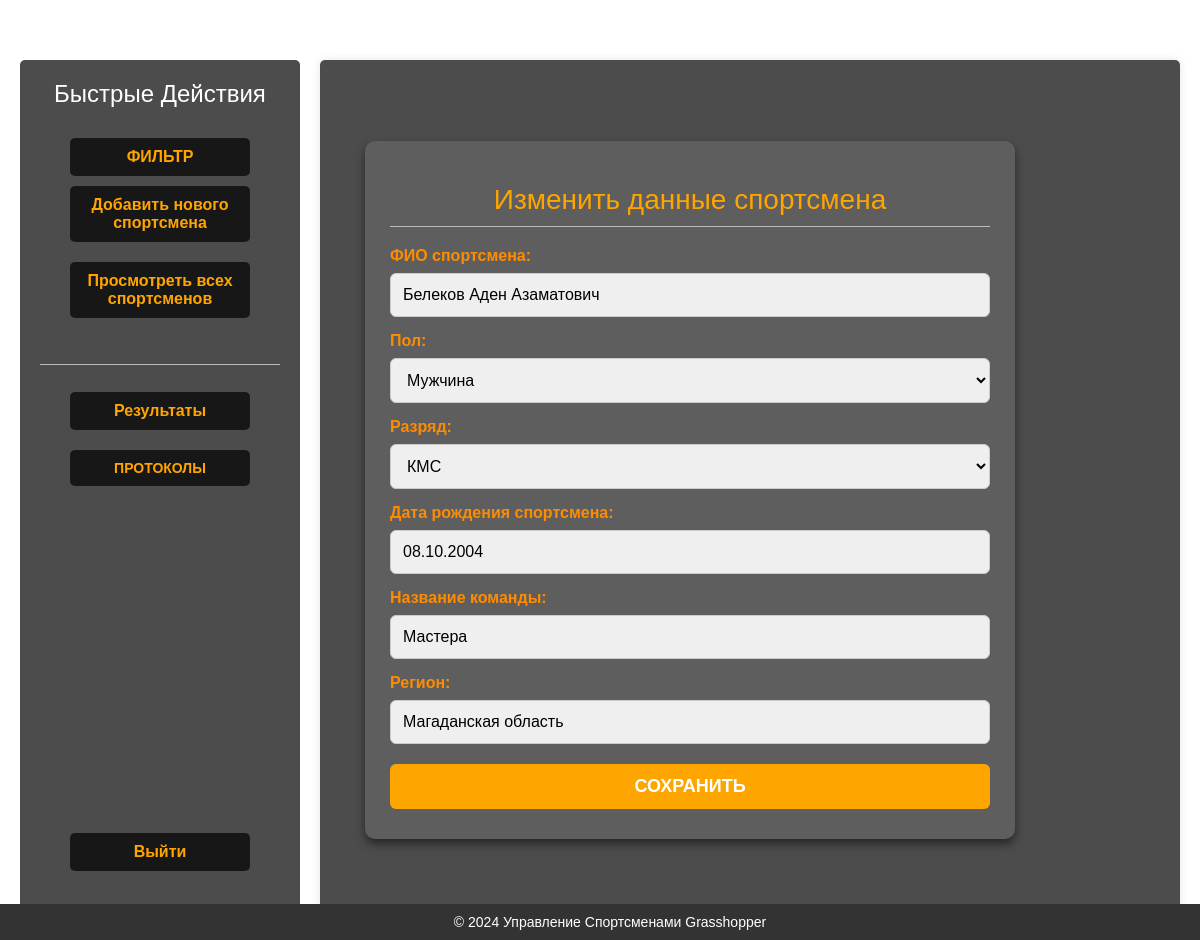
Page /grasshopper/change/6/ on the committed database.
### grasshopper/models.py (models this page shows, shortened)
class Athlet(models.Model):
    class Gender(models.TextChoices):
        MAN = 'MN', 'Мужчина'
        WOMAN = 'WN', 'Женщина'
    class Rank(models.TextChoices):
        FIRST = 'FR', '1 разряд'
        KMS = 'KM', 'КМС'
        MS = 'MS', 'МС'
        MSMK = 'MK', 'МСМК'
    user = models.ForeignKey(User, on_delete=models.CASCADE, related_name='athletes')
    name = models.CharField('ФИО спортсмена', max_length=250)
    gender = models.CharField(max_length=2,
                              choices=Gender.choices, verbose_name="Пол")
    rank = models.CharField(max_length=2,
                              choices=Rank.choices,
                              default=Rank.FIRST,
                            verbose_name="Разряд")
    date_birthday = models.DateField('Дата рождения спортсмена', null=False)
    team = models.CharField('Название команды', max_length=250)
    region = models.CharField('Регион', max_length=250)
    publish = models.DateTimeField(default=timezone.now)
    results = models.TextField(blank=True, null=True)  # Поле для хранения результатов
    average_result = models.FloatField(null=True, blank=True)
    total_result = models.IntegerField(null=True, blank=True)  # Новое поле для суммы результатов
    objects = models.Manager()
    class Meta:
        ordering = ['-publish']
        indexes = [
            models.Index(fields=['-publish']),
        ]

### grasshopper/views.py (the view)
# urls.py: path('change/<int:id>/', views.athlet_change, name='athlet_change'),
def athlet_change(request, id):
    athlet = get_object_or_404(Athlet, pk=id)
    if request.method == "POST":
        form = AthletForm(request.POST, instance=athlet)
        if form.is_valid():
            form.save()  # This will save the changes to the existing athlete
            return redirect('grasshopper:athlet_list')
    else:
        form = AthletForm(instance=athlet)
    return render(request, 'grasshopper/athlet/change.html', {'form': form})

### grasshopper/forms.py
class AthletForm(forms.ModelForm):
    class Meta:
        model = Athlet
        fields = ['name', 'gender', 'rank', 'date_birthday', 'team', 'region']

### grasshopper/templates/grasshopper/athlet/change.html (shortened to what this page needs)
{% extends "grasshopper/base.html" %}
{% block content %}
<div class="form-wrapper">
    <div class="form-container">
        <h1>Изменить данные спортсмена</h1>
        <form method="post">
            {{ form.as_p }}
            <button class="save" type="submit">Сохранить</button>
        </form>
    </div>
</div>
{% endblock %}

### grasshopper/static/css/grasshopper.css (style rules this page uses)
body { margin:0; padding:0; font-family:helvetica, sans-serif; }
body { margin: 0; padding: 0; font-family: Helvetica, sans-serif; background-color: #f8f9fa; }
h1 { font-weight:normal; border-bottom:1px solid #bbb; padding:0 0 10px 0; weight: auto; }
label { float:left; clear:both; color:#333; margin-bottom:4px; }
input, textarea { clear:both; float:left; margin:0 0 10px; background:#ededed; border:0; padding:6px 10px; font-size:12px; }
label { font-weight: bold; margin-bottom: 6px; color: #333; }
input, textarea, select { clear: both; float: left; margin: 0 0 15px; background: #f9f9f9; border: 1px solid #ddd; padding: 8px; font-size: 14px; width: 100%; box-sizing: border-box; }
input[type=submit], button { font-weight: bold; background: orange; color: #fff; padding: 10px 20px; font-size: 14px; text-transform: uppercase; cursor: pointer; border: none; border-radius: 4px; }

### grasshopper/templates/grasshopper/athlet/change.html (style rules this page uses)
.form-wrapper { display: flex; justify-content: flex-start; align-items: center; height: 100%; padding-left: 25px; }
.form-container { padding: 25px; width: 600px; background-color: rgba(255, 255, 255, 0.1); border-radius: 10px; box-shadow: 0 5px 10px rgba(0, 0, 0, 0.5); }
label { color: darkorange; font-size: 16px; font-weight: bold; margin-bottom: 8px; display: block; }
.form-container h1 { text-align: center; color: #FFA500; font-size: 28px; margin-bottom: 20px; }
input[type="text"], input[type="date"], select { width: 100%; padding: 12px; margin-bottom: 15px; border-radius: 6px; background-color: rgba(255, 255, 255, 0.9); border: 1px solid #ccc; font-size: 16px; }
.save { background-color: #FFA500; color: white; padding: 12px; font-size: 18px; border-radius: 6px; width: 100%; cursor: pointer; border: none; font-weight: bold; }

### rows in the picture
Athlet: name "Белеков Аден Азаматович", gender "Мужчина", rank "КМС", date_birthday "08.10.2004", team "Мастера", region "Магаданская область"
